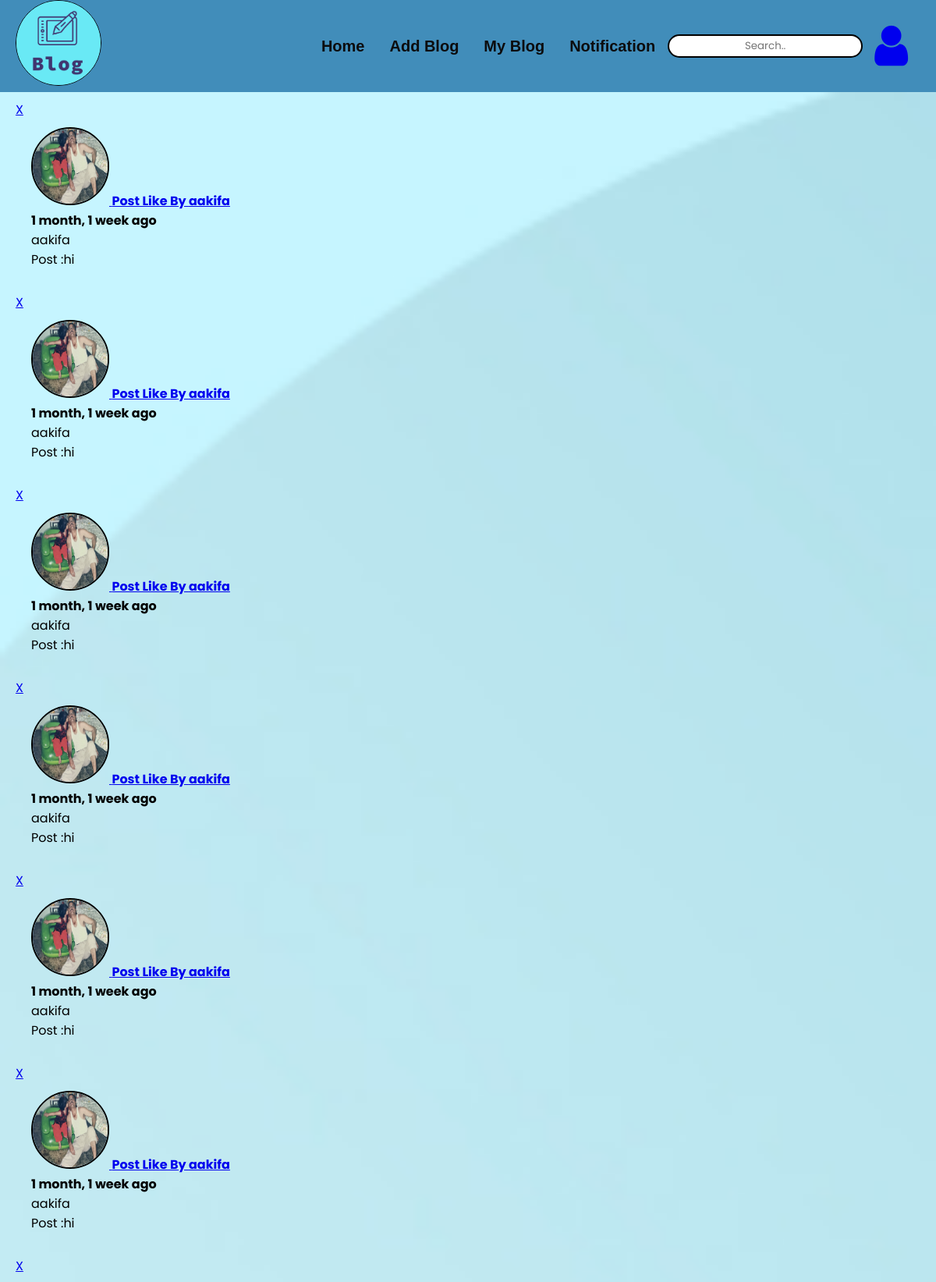
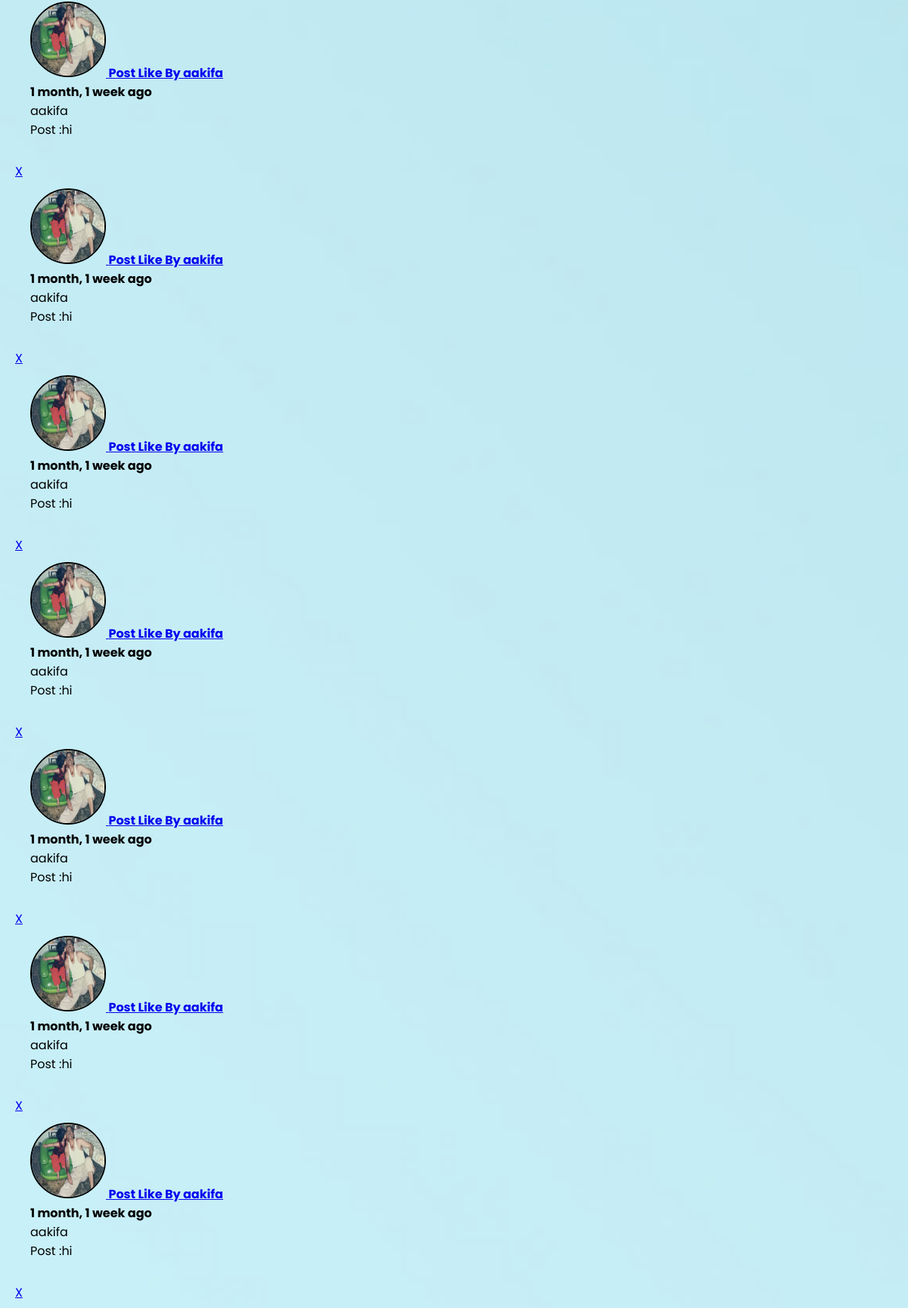
/notification/ (signed in, upper part), run on the app's committed database (2 pictures, top to bottom).
### notification/models.py (models this page shows)
class Notification(models.Model):
    NOTIFICATION_TYPE = ((1,'Like'),(2,'Comment'))
    post = models.ForeignKey('blogmanageApp.Post', on_delete = models.CASCADE,related_name = 'noti_post', blank= True, null= True)
    sender = models.ForeignKey(User, on_delete = models.CASCADE, related_name = 'noti_from_user', blank= True, null= True )
    user = models.ForeignKey(User, on_delete = models.CASCADE, related_name = 'noti_to_user', blank= True, null= True )
    notification_type = models.IntegerField(choices=  NOTIFICATION_TYPE)
    text_preview = models.CharField(max_length= 90, blank= True)
    date = models.DateTimeField(auto_now_add= True)
    is_seen = models.BooleanField(default= False)

### accountApp/models.py (models this page shows, shortened)
class Profile(models.Model):
    user = models.OneToOneField(User,on_delete = models.CASCADE)
    mobileno = models.CharField(max_length= 11)
    avatar = models.ImageField(upload_to = 'avatars/')
    location = models.CharField(max_length = 200)
    birth_date = models.DateField(null= True)
    bio = models.TextField(max_length = 500, blank=True)

### blogmanageApp/models.py (models this page shows, shortened)
@python_2_unicode_compatible
class Post(models.Model):
    title = models.CharField(max_length= 200)
    title_tag = models.CharField(max_length= 200)
    author = models.ForeignKey(User, on_delete = models.CASCADE)
    tag = models.ManyToManyField(Tag)
    body = RichTextField(blank = True, null = True)
    post_date = models.DateField(auto_now_add= True)
    Category = models.ForeignKey(Category, on_delete = models.CASCADE)
    like = models.ManyToManyField(User,related_name= 'likes')
    status = models.BooleanField( default = False , null = True)
    hit_count_generic = GenericRelation(HitCount, object_id_field='object_pk',related_query_name='hit_count_generic_relation')

### notification/views.py (the view)
# urls.py: path('',views.notification_view,name = 'notification'),
@login_required(login_url= 'login')
def notification_view(request):
    user = int(request.session['id'])
    notification =  Notification.objects.filter(user = user).filter(~Q(sender = user)).order_by('-date')
    Notification.objects.filter(user = user, is_seen = False).update(is_seen = True)
    return render(request, 'notification/notification.html',{'notification' : notification})

### notification/templates/notification/notification.html (shortened to what this page needs)
{% extends 'userApp/base.html' %}
{% load i18n %}
{% block content %}
{% load static %}
{% load humanize %}
<div class="container text-center" >
  <div class="row">
    <div id ="main_content" >
      {% for notification in notification  %}
      <div class="notification"   >
        <div class="col-sm-9">
          <div class="well text-right">
            <a href="{% url 'delete' notification.id %}" class="delete" style="align-content: center;">X</a>
          <div class="well text-left">
              {% if notification.notification_type == 1 %}
              <a href="{% url 'post' notification.post_id %}" id = "notification" notification_data ="{{ notification.post_id }}">   <b><h4>            <img src="../media/{{ notification.sender.profile.avatar }}" class="img-circle" height="55" width="55" alt="Avatar">
                Post Like By {{ notification.sender.first_name }}</h4></b></a>
            {% endif %}
            <b><p>{{ notification.date|naturaltime }}</p></b>
            <p>{{ notification.sender.first_name }} </p>
            <p >Post :{{ notification.post.title }}</p>
              </div>
              </div>
  </div>
</div>
{% endfor %}
</div>
</div>
</div>
{% endblock %}

### userApp/static/css/base.css (style rules this page uses)
* { margin: 0; padding: 0; box-sizing: border-box; font-family: poppins; }

### userApp/static/css/full_blog.css (style rules this page uses)
.container { background-image: url(./Frame\ 9.jpg); background-size: cover; min-height: 100vh; position: relative; background-attachment: fixed; }
.well { padding: 10px 20px; min-width: 400px; }
.img-circle { height: 100px; width: 100px; border-radius: 50%; border: 2px solid black; }

### data on the page
Notification: sender.profile.avatar (picture), sender.first_name "aakifa", date "1 month, 1 week ago", post "hi"
Notification: sender.profile.avatar (picture), sender.first_name "aakifa", date "1 month, 1 week ago", post "hi"
Notification: sender.profile.avatar (picture), sender.first_name "aakifa", date "1 month, 1 week ago", post "hi"
Notification: sender.profile.avatar (picture), sender.first_name "aakifa", date "1 month, 1 week ago", post "hi"
Notification: sender.profile.avatar (picture), sender.first_name "aakifa", date "1 month, 1 week ago", post "hi"
Notification: sender.profile.avatar (picture), sender.first_name "aakifa", date "1 month, 1 week ago", post "hi"
Notification: sender.profile.avatar (picture), sender.first_name "aakifa", date "1 month, 1 week ago", post "hi"
Notification: sender.profile.avatar (picture), sender.first_name "aakifa", date "1 month, 1 week ago", post "hi"
Notification: sender.profile.avatar (picture), sender.first_name "aakifa", date "1 month, 1 week ago", post "hi"
Notification: sender.profile.avatar (picture), sender.first_name "aakifa", date "1 month, 1 week ago", post "hi"
Notification: sender.profile.avatar (picture), sender.first_name "aakifa", date "1 month, 1 week ago", post "hi"
Notification: sender.profile.avatar (picture), sender.first_name "aakifa", date "1 month, 1 week ago", post "hi"
Notification: sender.profile.avatar (picture), sender.first_name "aakifa", date "1 month, 1 week ago", post "hi"
